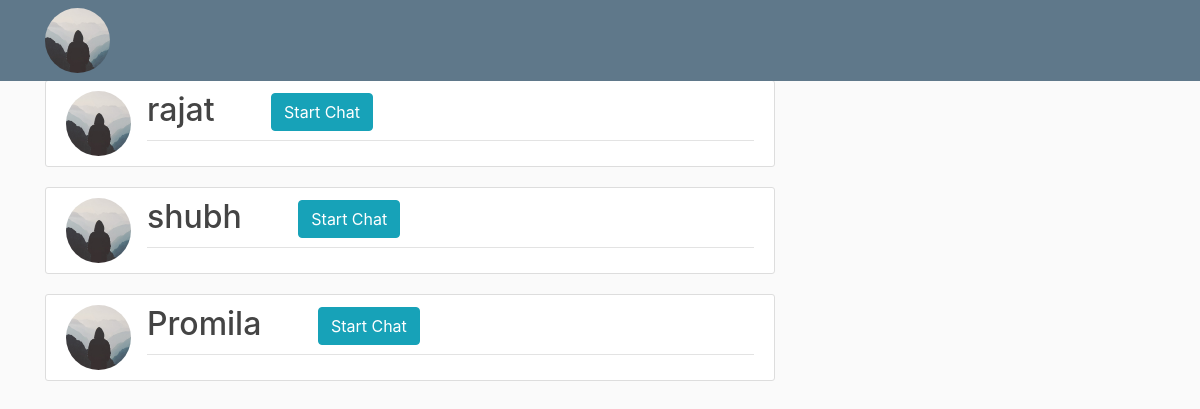
/add_friend (signed in), run on the app's committed database.
### uschat/models.py (models this page shows, shortened)
class User(db.Model, UserMixin):
    id = db.Column(db.Integer, primary_key=True)
    username = db.Column(db.String(20), unique=True, nullable=False)
    email = db.Column(db.String(120), unique=True, nullable=False)
    image_file = db.Column(db.String(20), nullable=False, default='default.jpg')
    password = db.Column(db.String(60), nullable=False)
    sender = db.relationship('Message', backref='sender', lazy=True)
    frnd = db.relationship('Friend', backref='receiver', lazy=True)

### uschat/users/routes.py (the view)
@users.route("/add_friend")
@login_required
def add_frnd():
    page = request.args.get('page', 1, type=int)
    already_frnds=Friend.query.filter_by(user_id=current_user.id)
    already_frnds_list=[current_user.id]
    for i in already_frnds:
        already_frnds_list.append(i.frnd_id)
    user = User.query.filter(User.id.notin_(already_frnds_list)).paginate(page=page, per_page=5)
    return render_template('users.html', users=user)

### uschat/models.py (called while the page is built)
@login_manager.user_loader
def load_user(user_id):
    return User.query.get(int(user_id))

### uschat/templates/users.html
{% extends "layout.html" %}
{% block content %}
    {% for user in users.items %}
          <article class="media content-section">
          <img class="rounded-circle article-img" src="{{ url_for('static', filename='profile_pics/' + user.image_file) }}">
          <div class="media-body">
            <div class="article-metadata">
              <form action="{{ url_for('users.add', user_id=user.id) }}" method="POST">
                 <h2 class="mr-5" >{{ user.username }}
                    <input class="btn btn-info ml-5" type="submit" value="Start Chat">
                 </h2>
              </form>
            </div>
          </div>
        </article>
    {% endfor %}
{% endblock content %}

### uschat/templates/layout.html (shortened to what this page needs)
<!DOCTYPE html>
<html>
<head>
    <link rel="stylesheet" href="https://maxcdn.bootstrapcdn.com/bootstrap/4.0.0/css/bootstrap.min.css">
    <link rel="stylesheet" type="text/css" href="{{ url_for('static', filename='main.css') }}">
</head>
<body>
    <header class="site-header">
      <nav class="navbar navbar-expand-md navbar-dark bg-steel fixed-top" >
        <div class="container">
            {% if current_user.is_authenticated %}
            <a href="{{ url_for('users.account') }}">
                <img class="rounded-circle article-img"  src="{{ url_for('static', filename='profile_pics/' + current_user.image_file) }}">
            </a>
            {% else %}
          <a class="navbar-brand mr-4" href="/">UsChat</a>
            {% endif %}
          </div>
      </nav>
    </header>
    <main role="main" class="container">
      <div class="row">
        <div class="col-md-8">
          {% block content %}{% endblock %}
        </div>
      </div>
    </main>
</body>
</html>

### uschat/static/main.css (style rules this page uses)
body { background: #fafafa; color: #333333; margin-top: 5rem; }
h1, h2, h3, h4, h5, h6 { color: #444444; }
.bg-steel { background-color: #5f788a; }
.content-section { background: #ffffff; padding: 10px 20px; border: 1px solid #dddddd; border-radius: 3px; margin-bottom: 20px; }
.article-img { height: 65px; width: 65px; margin-right: 16px; }
.article-metadata { padding-bottom: 1px; margin-bottom: 4px; border-bottom: 1px solid #e3e3e3 }

### data on the page
User: image_file (placeholder picture)
User: image_file (placeholder picture), username "rajat"
User: image_file (placeholder picture), username "shubh"
User: image_file (placeholder picture), username "Promila"
